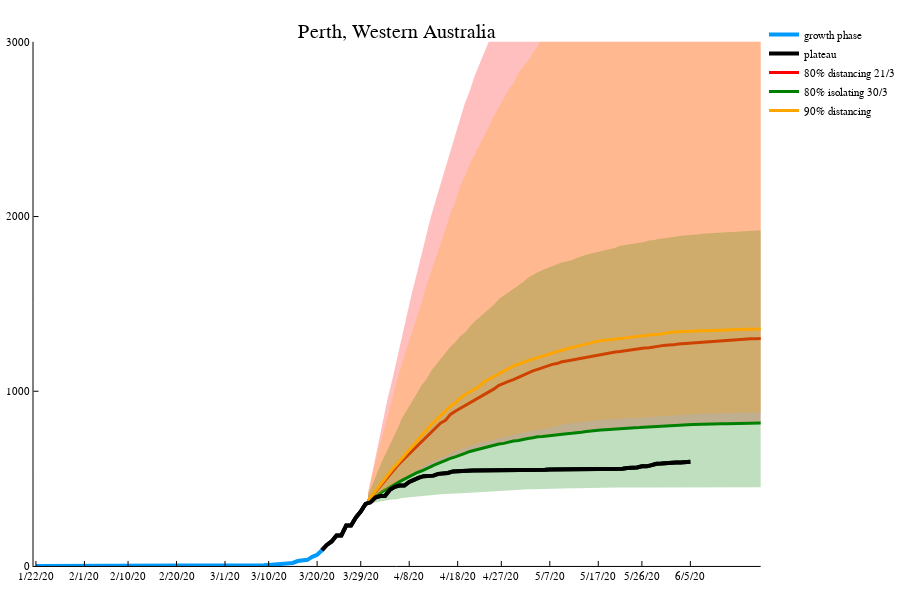

Write notebook code for a chart like this one.
### Code cell
ddt(z,zt)=count(z->z>0, z[1:zt])+ count(z->z<0, z[zt+1:end])
~,tpday=findmax([ddt(diff(diff(y)),nx) for nx in 1:(ndays-2)])
#this is the turning point between exponential growth and decay. totItp total infections at day tpday
totItp=y[tpday+1]
plot(ddays[1:tpday+1],y[1:tpday+1],lw=4,label="growth phase",title="Perth, Western Australia",size=(900,600))#size=(1800,1200))
plot!(ddays[tpday+1:ndays],y[tpday+1:ndays],lw=4,seriescolor=:black,label="plateau")
(Sp,Ep,Ip,Rp) = epipred(th, St80,Et80,It80,Rt80)
lnp,~=size(Ip)
plotqnt((tp+1):tp+lnp,Ip+Rp,:red,"80% distancing 21/3")
(Sp,Ep,Ip,Rp) = epipred(th, St8,Et8,It8,Rt8)
lnp,~=size(Ip)
plotqnt((tp+1):tp+lnp,Ip+Rp,:green,"80% isolating 30/3")
(Sp,Ep,Ip,Rp) = epipred(th, St90,Et90,It90,Rt90)
lnp,~=size(Ip)
plotqnt((tp+1):tp+lnp,Ip+Rp,:orange,"90% distancing")
#(Sp,Ep,Ip,Rp) = epipred(th, St9,Et9,It9,Rt9)
#lnp,~=size(Ip)
#plotqnt((tp+1):tp+lnp,Ip+Rp,:blue,"90% isolating 23/3")
#(Sp,Ep,Ip,Rp) = epipred(th, St9x,Et9x,It9x,Rt9x)
#lnp,~=size(Ip)
#plotqnt((tp+1):tp+lnp,Ip+Rp,:yellow,"95% isolating 21/3")
plot!(ddays[tpday+1:ndays],y[tpday+1:ndays],lw=4,seriescolor=:black,label=false,xlimit=(0,150),ylimit=(0,3000))

### Figure 1 — Plotly figure (JSON) as saved in the notebook; plotly's stock layout.template omitted (floating-point values rounded to 4 significant figures; data arrays with more than 128 entries replaced by an {"elided": "..."} marker saying what was removed)
{"data": [{"colorbar": {"title": ""}, "legendgroup": "growth phase", "line": {"color": "rgba(0, 154, 250, 1.000)", "dash": "solid", "shape": "linear", "width": 4}, "mode": "lines", "name": "growth phase", "showlegend": true, "type": "scatter", "x": [0.5, 1.5, 2.5, 3.5, 4.5, 5.5, 6.5, 7.5, 8.5, 9.5, 10.5, 11.5, 12.5, 13.5, 14.5, 15.5, 16.5, 17.5, 18.5, 19.5, 20.5, 21.5, 22.5, 23.5, 24.5, 25.5, 26.5, 27.5, 28.5, 29.5, 30.5, 31.5, 32.5, 33.5, 34.5, 35.5, 36.5, 37.5, 38.5, 39.5, 40.5, 41.5, 42.5, 43.5, 44.5, 45.5, 46.5, 47.5, 48.5, 49.5, 50.5, 51.5, 52.5, 53.5, 54.5, 55.5, 56.5, 57.5, 58.5, 59.5], "xaxis": "x1", "y": [0, 0, 0, 0, 0, 0, 0, 0, 0, 0, 0, 0, 0, 0, 0, 0, 0, 0, 0, 0, 0, 0, 0, 0, 0, 0, 0, 0, 0, 0, 0, 0, 0, 0, 0, 0, 0, 0, 2, 2, 2, 2, 2, 3, 3, 3, 3, 4, 6, 9, 9, 14, 17, 17, 28, 31, 35, 52, 64, 90], "yaxis": "y1", "zmax": null, "zmin": null}, {"colorbar": {"title": ""}, "legendgroup": "plateau", "line": {"color": "rgba(0, 0, 0, 1.000)", "dash": "solid", "shape": "linear", "width": 4}, "mode": "lines", "name": "plateau", "showlegend": true, "type": "scatter", "x": [59.5, 60.5, 61.5, 62.5, 63.5, 64.5, 65.5, 66.5, 67.5, 68.5, 69.5, 70.5, 71.5, 72.5, 73.5, 74.5, 75.5, 76.5, 77.5, 78.5, 79.5, 80.5, 81.5, 82.5, 83.5, 84.5, 85.5, 86.5, 87.5, 88.5, 89.5, 90.5, 91.5, 92.5, 93.5, 94.5, 95.5, 96.5, 97.5, 98.5, 99.5, 100.5, 101.5, 102.5, 103.5, 104.5, 105.5, 106.5, 107.5, 108.5, 109.5, 110.5, 111.5, 112.5, 113.5, 114.5, 115.5, 116.5, 117.5, 118.5, 119.5, 120.5, 121.5, 122.5, 123.5, 124.5, 125.5, 126.5, 127.5, 128.5, 129.5, 130.5, 131.5, 132.5, 133.5, 134.5, 135.5], "xaxis": "x1", "y": [90, 120, 140, 175, 175, 231, 231, 278, 311, 355, 364, 392, 400, 400, 436, 453, 460, 460, 481, 495, 506, 514, 514, 517, 527, 527, 532, 541, 544, 545, 545, 546, 546, 546, 548, 549, 549, 549, 550, 551, 551, 551, 551, 551, 551, 551, 551, 552, 552, 552, 552, 553, 553, 552, 552, 552, 553, 554, 557, 557, 557, 557, 557, 560, 560, 564, 570, 570, 577, 585, 586, 589, 591, 592, 592, 592, 596], "yaxis": "y1", "zmax": null, "zmin": null}, {"colorbar": {"title": ""}, "fill": "tozeroy", "fillcolor": "rgba(255, 0, 0, 0.250)", "legendgroup": "80% distancing 21/3", "line": {"color": "rgba(255, 0, 0, 1.000)", "dash": "solid", "shape": "linear", "width": 0}, "mode": "lines", "name": "80% distancing 21/3", "showlegend": false, "type": "scatter", "x": {"elided": "328 int values"}, "xaxis": "x1", "y": {"elided": "328 float values"}, "yaxis": "y1", "zmax": null, "zmin": null}, {"colorbar": {"title": ""}, "legendgroup": "80% distancing 21/3", "line": {"color": "rgba(255, 0, 0, 1.000)", "dash": "solid", "shape": "linear", "width": 3}, "mode": "lines", "name": "80% distancing 21/3", "showlegend": true, "type": "scatter", "x": {"elided": "164 int values"}, "xaxis": "x1", "y": {"elided": "164 float values"}, "yaxis": "y1", "zmax": null, "zmin": null}, {"colorbar": {"title": ""}, "fill": "tozeroy", "fillcolor": "rgba(0, 128, 0, 0.250)", "legendgroup": "80% isolating 30/3", "line": {"color": "rgba(0, 128, 0, 1.000)", "dash": "solid", "shape": "linear", "width": 0}, "mode": "lines", "name": "80% isolating 30/3", "showlegend": false, "type": "scatter", "x": {"elided": "290 int values"}, "xaxis": "x1", "y": {"elided": "290 float values"}, "yaxis": "y1", "zmax": null, "zmin": null}, {"colorbar": {"title": ""}, "legendgroup": "80% isolating 30/3", "line": {"color": "rgba(0, 128, 0, 1.000)", "dash": "solid", "shape": "linear", "width": 3}, "mode": "lines", "name": "80% isolating 30/3", "showlegend": true, "type": "scatter", "x": {"elided": "145 int values"}, "xaxis": "x1", "y": {"elided": "145 float values"}, "yaxis": "y1", "zmax": null, "zmin": null}, {"colorbar": {"title": ""}, "fill": "tozeroy", "fillcolor": "rgba(255, 165, 0, 0.250)", "legendgroup": "90% distancing", "line": {"color": "rgba(255, 165, 0, 1.000)", "dash": "solid", "shape": "linear", "width": 0}, "mode": "lines", "name": "90% distancing", "showlegend": false, "type": "scatter", "x": {"elided": "334 int values"}, "xaxis": "x1", "y": {"elided": "334 float values"}, "yaxis": "y1", "zmax": null, "zmin": null}, {"colorbar": {"title": ""}, "legendgroup": "90% distancing", "line": {"color": "rgba(255, 165, 0, 1.000)", "dash": "solid", "shape": "linear", "width": 3}, "mode": "lines", "name": "90% distancing", "showlegend": true, "type": "scatter", "x": {"elided": "167 int values"}, "xaxis": "x1", "y": {"elided": "167 float values"}, "yaxis": "y1", "zmax": null, "zmin": null}, {"colorbar": {"title": ""}, "legendgroup": "", "line": {"color": "rgba(0, 0, 0, 1.000)", "dash": "solid", "shape": "linear", "width": 4}, "mode": "lines", "name": "", "showlegend": false, "type": "scatter", "x": [59.5, 60.5, 61.5, 62.5, 63.5, 64.5, 65.5, 66.5, 67.5, 68.5, 69.5, 70.5, 71.5, 72.5, 73.5, 74.5, 75.5, 76.5, 77.5, 78.5, 79.5, 80.5, 81.5, 82.5, 83.5, 84.5, 85.5, 86.5, 87.5, 88.5, 89.5, 90.5, 91.5, 92.5, 93.5, 94.5, 95.5, 96.5, 97.5, 98.5, 99.5, 100.5, 101.5, 102.5, 103.5, 104.5, 105.5, 106.5, 107.5, 108.5, 109.5, 110.5, 111.5, 112.5, 113.5, 114.5, 115.5, 116.5, 117.5, 118.5, 119.5, 120.5, 121.5, 122.5, 123.5, 124.5, 125.5, 126.5, 127.5, 128.5, 129.5, 130.5, 131.5, 132.5, 133.5, 134.5, 135.5], "xaxis": "x1", "y": [90, 120, 140, 175, 175, 231, 231, 278, 311, 355, 364, 392, 400, 400, 436, 453, 460, 460, 481, 495, 506, 514, 514, 517, 527, 527, 532, 541, 544, 545, 545, 546, 546, 546, 548, 549, 549, 549, 550, 551, 551, 551, 551, 551, 551, 551, 551, 552, 552, 552, 552, 553, 553, 552, 552, 552, 553, 554, 557, 557, 557, 557, 557, 560, 560, 564, 570, 570, 577, 585, 586, 589, 591, 592, 592, 592, 596], "yaxis": "y1", "zmax": null, "zmin": null}], "layout": {"annotations": [{"font": {"color": "rgba(0, 0, 0, 1.000)", "family": "sans-serif", "size": 20}, "rotation": 0, "showarrow": false, "text": "Perth, Western Australia", "x": 0.5198, "xanchor": "center", "xref": "paper", "y": 1, "yanchor": "top", "yref": "paper"}], "height": 600, "legend": {"bgcolor": "rgba(255, 255, 255, 1.000)", "bordercolor": "rgba(0, 0, 0, 1.000)", "font": {"color": "rgba(0, 0, 0, 1.000)", "family": "sans-serif", "size": 11}, "tracegroupgap": 0, "x": 1, "y": 1}, "margin": {"b": 20, "l": 0, "r": 0, "t": 20}, "paper_bgcolor": "rgba(255, 255, 255, 1.000)", "plot_bgcolor": "rgba(255, 255, 255, 1.000)", "showlegend": true, "width": 900, "xaxis": {"anchor": "y1", "domain": [0.04388, 0.9956], "gridcolor": "rgba(0, 0, 0, 0.100)", "gridwidth": 0.5, "linecolor": "rgba(0, 0, 0, 1.000)", "mirror": false, "range": [0, 150], "showgrid": false, "showline": true, "showticklabels": true, "tickangle": 0, "tickcolor": "rgb(0, 0, 0)", "tickfont": {"color": "rgba(0, 0, 0, 1.000)", "family": "sans-serif", "size": 11}, "tickmode": "array", "ticks": "inside", "ticktext": ["1/22/20", "2/1/20", "2/10/20", "2/20/20", "3/1/20", "3/10/20", "3/20/20", "3/29/20", "4/8/20", "4/18/20", "4/27/20", "5/7/20", "5/17/20", "5/26/20", "6/5/20"], "tickvals": [0.5, 10.5, 19.5, 29.5, 39.5, 48.5, 58.5, 67.5, 77.5, 87.5, 96.5, 106.5, 116.5, 125.5, 135.5], "title": "", "titlefont": {"color": "rgba(0, 0, 0, 1.000)", "family": "sans-serif", "size": 15}, "type": "-", "visible": true, "zeroline": false, "zerolinecolor": "rgba(0, 0, 0, 1.000)"}, "yaxis": {"anchor": "x1", "domain": [0.02508, 0.961], "gridcolor": "rgba(0, 0, 0, 0.100)", "gridwidth": 0.5, "linecolor": "rgba(0, 0, 0, 1.000)", "mirror": false, "range": [0, 3000], "showgrid": false, "showline": true, "showticklabels": true, "tickangle": 0, "tickcolor": "rgb(0, 0, 0)", "tickfont": {"color": "rgba(0, 0, 0, 1.000)", "family": "sans-serif", "size": 11}, "tickmode": "array", "ticks": "inside", "ticktext": ["0", "1000", "2000", "3000"], "tickvals": [0, 1000, 2000, 3000], "title": "", "titlefont": {"color": "rgba(0, 0, 0, 1.000)", "family": "sans-serif", "size": 15}, "type": "-", "visible": true, "zeroline": false, "zerolinecolor": "rgba(0, 0, 0, 1.000)"}}}
